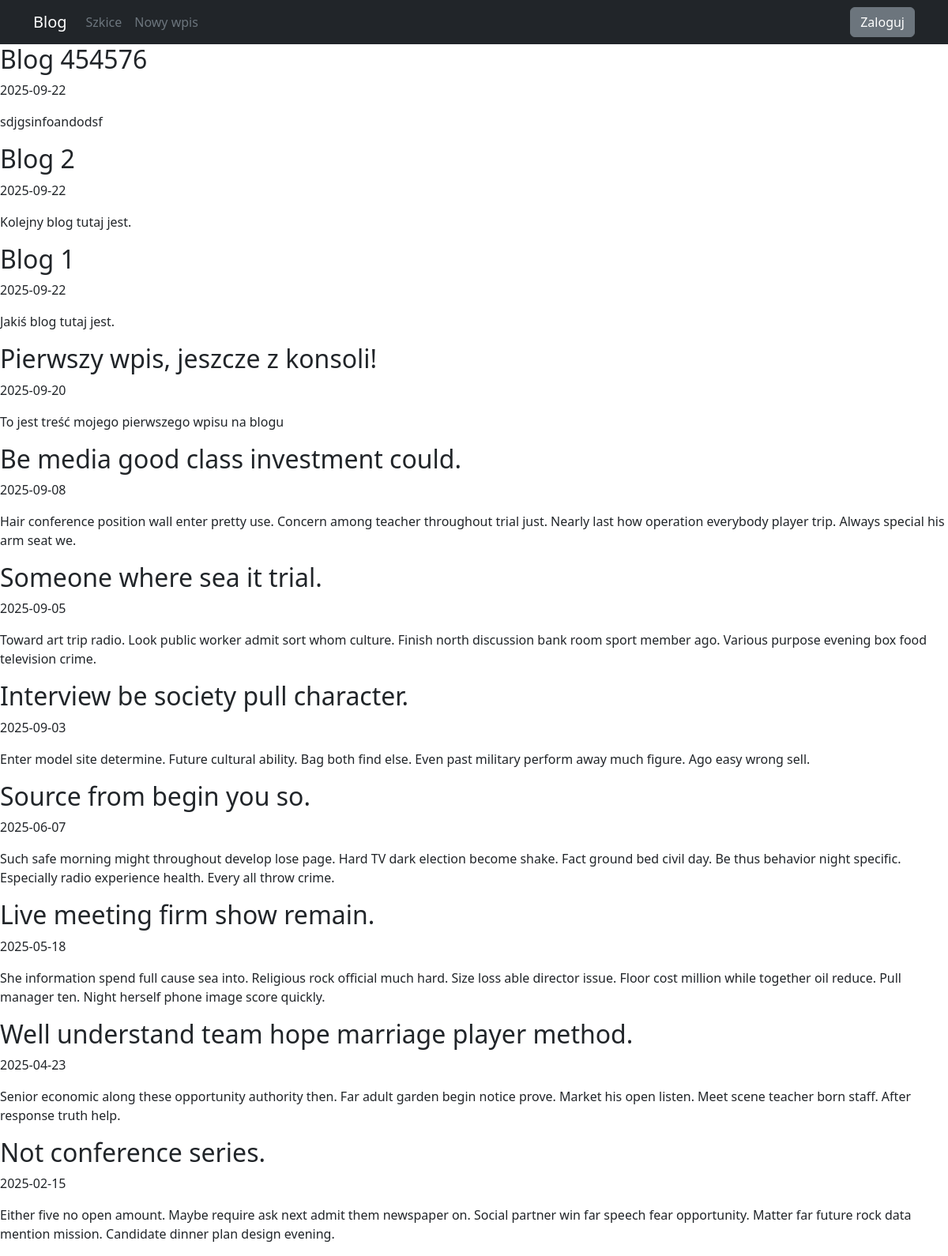
The page / on the database its author committed.
### blog/models.py (models this page shows)
class Entry(db.Model):
   id = db.Column(db.Integer, primary_key=True)
   title = db.Column(db.String(80), nullable=False)
   body = db.Column(db.Text, nullable=False)
   pub_date = db.Column(db.DateTime, nullable=False,
       default=datetime.datetime.utcnow)
   is_published = db.Column(db.Boolean, default=False)

### blog/routes.py (the view)
@app.route('/', methods=['GET', 'POST'])
def index():
    all_posts = Entry.query.filter_by(is_published=True).order_by(Entry.pub_date.desc())
    return render_template("homepage.html", all_posts=all_posts)

### blog/templates/homepage.html (shortened to what this page needs)
{% extends "base.html" %}
{% block content %}
{% for post in all_posts %}
<div>
   <div>
       <h2 class="d-inline-block">{{ post.title }}</h2>
   </div>
   <p>{{ post.pub_date.strftime('%Y-%m-%d') }} </p>
   <p>
       {{ post.body}}
   </p>
</div>
{% endfor %}
{% endblock %}

### rows shown on the page
Entry: title "Blog 454576", pub_date "2025-09-22", body "sdjgsinfoandodsf"
Entry: title "Blog 2", pub_date "2025-09-22", body "Kolejny blog tutaj jest."
Entry: title "Blog 1", pub_date "2025-09-22", body "Jakiś blog tutaj jest."
Entry: title "Pierwszy wpis, jeszcze z konsoli!", pub_date "2025-09-20", body "To jest treść mojego pierwszego wpisu na blogu"
Entry: title "Be media good class investment could.", pub_date "2025-09-08", body "Hair conference position wall enter pretty use. Concern among teacher throughout trial just. Nearly last how operation everybody player trip. Always special his arm seat we."
Entry: title "Someone where sea it trial.", pub_date "2025-09-05", body "Toward art trip radio. Look public worker admit sort whom culture. Finish north discussion bank room sport member ago. Various purpose evening box food television crime."
Entry: title "Interview be society pull character.", pub_date "2025-09-03", body "Enter model site determine. Future cultural ability. Bag both find else. Even past military perform away much figure. Ago easy wrong sell."
Entry: title "Source from begin you so.", pub_date "2025-06-07", body "Such safe morning might throughout develop lose page. Hard TV dark election become shake. Fact ground bed civil day. Be thus behavior night specific. Especially radio experience health. Every all throw crime."
Entry: title "Live meeting firm show remain.", pub_date "2025-05-18", body "She information spend full cause sea into. Religious rock official much hard. Size loss able director issue. Floor cost million while together oil reduce. Pull manager ten. Night herself phone image score quickly."
Entry: title "Well understand team hope marriage player method.", pub_date "2025-04-23", body "Senior economic along these opportunity authority then. Far adult garden begin notice prove. Market his open listen. Meet scene teacher born staff. After response truth help."
Entry: title "Not conference series.", pub_date "2025-02-15", body "Either five no open amount. Maybe require ask next admit them newspaper on. Social partner win far speech fear opportunity. Matter far future rock data mention mission. Candidate dinner plan design evening."
